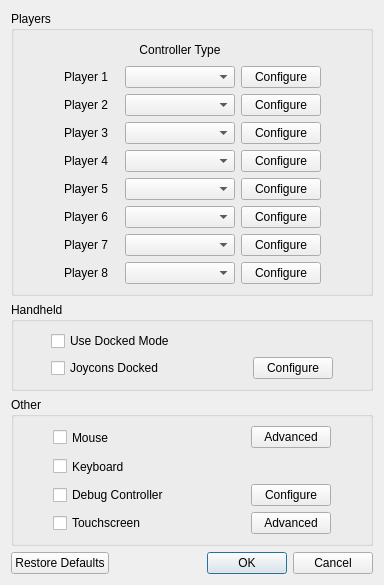
<?xml version="1.0" encoding="UTF-8"?>
<ui version="4.0">
 <class>ConfigureInput</class>
 <widget class="QDialog" name="ConfigureInput">
  <property name="geometry">
   <rect>
    <x>0</x>
    <y>0</y>
    <width>384</width>
    <height>576</height>
   </rect>
  </property>
  <property name="windowTitle">
   <string>Custom Input Settings</string>
  </property>
  <layout class="QVBoxLayout" name="verticalLayout_5">
   <item>
    <layout class="QVBoxLayout" name="verticalLayout">
     <item>
      <widget class="QGroupBox" name="gridGroupBox_1">
       <property name="title">
        <string>Players</string>
       </property>
       <layout class="QGridLayout" name="gridLayout">
        <item row="1" column="2">
         <widget class="QComboBox" name="player1_combobox">
          <property name="minimumSize">
           <size>
            <width>110</width>
            <height>0</height>
           </size>
          </property>
         </widget>
        </item>
        <item row="1" column="3">
         <widget class="QPushButton" name="player1_configure">
          <property name="text">
           <string>Configure</string>
          </property>
         </widget>
        </item>
        <item row="0" column="2">
         <widget class="QLabel" name="label">
          <property name="text">
           <string>Controller Type</string>
          </property>
          <property name="alignment">
           <set>Qt::AlignCenter</set>
          </property>
         </widget>
        </item>
        <item row="2" column="2">
         <widget class="QComboBox" name="player2_combobox">
          <property name="minimumSize">
           <size>
            <width>110</width>
            <height>0</height>
           </size>
          </property>
         </widget>
        </item>
        <item row="3" column="2">
         <widget class="QComboBox" name="player3_combobox">
          <property name="minimumSize">
           <size>
            <width>110</width>
            <height>0</height>
           </size>
          </property>
         </widget>
        </item>
        <item row="4" column="2">
         <widget class="QComboBox" name="player4_combobox">
          <property name="minimumSize">
           <size>
            <width>110</width>
            <height>0</height>
           </size>
          </property>
         </widget>
        </item>
        <item row="5" column="2">
         <widget class="QComboBox" name="player5_combobox">
          <property name="minimumSize">
           <size>
            <width>110</width>
            <height>0</height>
           </size>
          </property>
         </widget>
        </item>
        <item row="6" column="2">
         <widget class="QComboBox" name="player6_combobox">
          <property name="minimumSize">
           <size>
            <width>110</width>
            <height>0</height>
           </size>
          </property>
         </widget>
        </item>
        <item row="7" column="2">
         <widget class="QComboBox" name="player7_combobox">
          <property name="minimumSize">
           <size>
            <width>110</width>
            <height>0</height>
           </size>
          </property>
         </widget>
        </item>
        <item row="8" column="2">
         <widget class="QComboBox" name="player8_combobox">
          <property name="minimumSize">
           <size>
            <width>110</width>
            <height>0</height>
           </size>
          </property>
         </widget>
        </item>
        <item row="2" column="3">
         <widget class="QPushButton" name="player2_configure">
          <property name="text">
           <string>Configure</string>
          </property>
         </widget>
        </item>
        <item row="3" column="3">
         <widget class="QPushButton" name="player3_configure">
          <property name="text">
           <string>Configure</string>
          </property>
         </widget>
        </item>
        <item row="4" column="3">
         <widget class="QPushButton" name="player4_configure">
          <property name="text">
           <string>Configure</string>
          </property>
         </widget>
        </item>
        <item row="5" column="3">
         <widget class="QPushButton" name="player5_configure">
          <property name="text">
           <string>Configure</string>
          </property>
         </widget>
        </item>
        <item row="6" column="3">
         <widget class="QPushButton" name="player6_configure">
          <property name="text">
           <string>Configure</string>
          </property>
         </widget>
        </item>
        <item row="7" column="3">
         <widget class="QPushButton" name="player7_configure">
          <property name="text">
           <string>Configure</string>
          </property>
         </widget>
        </item>
        <item row="8" column="3">
         <widget class="QPushButton" name="player8_configure">
          <property name="text">
           <string>Configure</string>
          </property>
         </widget>
        </item>
        <item row="0" column="0">
         <spacer name="horizontalSpacer">
          <property name="orientation">
           <enum>Qt::Horizontal</enum>
          </property>
          <property name="sizeHint" stdset="0">
           <size>
            <width>40</width>
            <height>20</height>
           </size>
          </property>
         </spacer>
        </item>
        <item row="0" column="4">
         <spacer name="horizontalSpacer_2">
          <property name="orientation">
           <enum>Qt::Horizontal</enum>
          </property>
          <property name="sizeHint" stdset="0">
           <size>
            <width>40</width>
            <height>20</height>
           </size>
          </property>
         </spacer>
        </item>
        <item row="1" column="1">
         <widget class="QLabel" name="label_3">
          <property name="minimumSize">
           <size>
            <width>55</width>
            <height>0</height>
           </size>
          </property>
          <property name="text">
           <string>Player 1</string>
          </property>
         </widget>
        </item>
        <item row="2" column="1">
         <widget class="QLabel" name="label_4">
          <property name="text">
           <string>Player 2</string>
          </property>
         </widget>
        </item>
        <item row="3" column="1">
         <widget class="QLabel" name="label_5">
          <property name="text">
           <string>Player 3</string>
          </property>
         </widget>
        </item>
        <item row="4" column="1">
         <widget class="QLabel" name="label_6">
          <property name="text">
           <string>Player 4</string>
          </property>
         </widget>
        </item>
        <item row="5" column="1">
         <widget class="QLabel" name="label_7">
          <property name="text">
           <string>Player 5</string>
          </property>
         </widget>
        </item>
        <item row="6" column="1">
         <widget class="QLabel" name="label_8">
          <property name="text">
           <string>Player 6</string>
          </property>
         </widget>
        </item>
        <item row="7" column="1">
         <widget class="QLabel" name="label_9">
          <property name="text">
           <string>Player 7</string>
          </property>
         </widget>
        </item>
        <item row="8" column="1">
         <widget class="QLabel" name="label_10">
          <property name="text">
           <string>Player 8</string>
          </property>
         </widget>
        </item>
       </layout>
      </widget>
     </item>
     <item>
      <widget class="QGroupBox" name="gridGroupBox_2">
       <property name="title">
        <string>Handheld</string>
       </property>
       <layout class="QGridLayout" name="gridLayout_2">
        <item row="1" column="2">
         <spacer name="horizontalSpacer_5">
          <property name="orientation">
           <enum>Qt::Horizontal</enum>
          </property>
          <property name="sizeType">
           <enum>QSizePolicy::Fixed</enum>
          </property>
          <property name="sizeHint" stdset="0">
           <size>
            <width>72</width>
            <height>20</height>
           </size>
          </property>
         </spacer>
        </item>
        <item row="1" column="4">
         <spacer name="horizontalSpacer_4">
          <property name="orientation">
           <enum>Qt::Horizontal</enum>
          </property>
          <property name="sizeHint" stdset="0">
           <size>
            <width>40</width>
            <height>20</height>
           </size>
          </property>
         </spacer>
        </item>
        <item row="1" column="3">
         <widget class="QPushButton" name="handheld_configure">
          <property name="text">
           <string>Configure</string>
          </property>
         </widget>
        </item>
        <item row="1" column="0">
         <spacer name="horizontalSpacer_3">
          <property name="orientation">
           <enum>Qt::Horizontal</enum>
          </property>
          <property name="sizeHint" stdset="0">
           <size>
            <width>40</width>
            <height>20</height>
           </size>
          </property>
         </spacer>
        </item>
        <item row="1" column="1">
         <widget class="QCheckBox" name="handheld_connected">
          <property name="text">
           <string>Joycons Docked</string>
          </property>
         </widget>
        </item>
        <item row="0" column="1">
         <widget class="QCheckBox" name="use_docked_mode">
          <property name="text">
           <string>Use Docked Mode</string>
          </property>
         </widget>
        </item>
       </layout>
      </widget>
     </item>
     <item>
      <widget class="QGroupBox" name="gridGroupBox_3">
       <property name="title">
        <string>Other</string>
       </property>
       <layout class="QGridLayout" name="gridLayout_3">
        <item row="1" column="1">
         <widget class="QCheckBox" name="keyboard_enabled">
          <property name="minimumSize">
           <size>
            <width>0</width>
            <height>23</height>
           </size>
          </property>
          <property name="text">
           <string>Keyboard</string>
          </property>
         </widget>
        </item>
        <item row="2" column="1">
         <widget class="QCheckBox" name="debug_enabled">
          <property name="text">
           <string>Debug Controller</string>
          </property>
         </widget>
        </item>
        <item row="3" column="1">
         <widget class="QCheckBox" name="touchscreen_enabled">
          <property name="text">
           <string>Touchscreen</string>
          </property>
         </widget>
        </item>
        <item row="0" column="1">
         <widget class="QCheckBox" name="mouse_enabled">
          <property name="minimumSize">
           <size>
            <width>0</width>
            <height>23</height>
           </size>
          </property>
          <property name="text">
           <string>Mouse</string>
          </property>
         </widget>
        </item>
        <item row="0" column="4">
         <spacer name="horizontalSpacer_7">
          <property name="orientation">
           <enum>Qt::Horizontal</enum>
          </property>
          <property name="sizeHint" stdset="0">
           <size>
            <width>40</width>
            <height>20</height>
           </size>
          </property>
         </spacer>
        </item>
        <item row="0" column="2">
         <spacer name="horizontalSpacer_8">
          <property name="orientation">
           <enum>Qt::Horizontal</enum>
          </property>
          <property name="sizeType">
           <enum>QSizePolicy::Fixed</enum>
          </property>
          <property name="sizeHint" stdset="0">
           <size>
            <width>76</width>
            <height>20</height>
           </size>
          </property>
         </spacer>
        </item>
        <item row="0" column="0">
         <spacer name="horizontalSpacer_6">
          <property name="orientation">
           <enum>Qt::Horizontal</enum>
          </property>
          <property name="sizeHint" stdset="0">
           <size>
            <width>40</width>
            <height>20</height>
           </size>
          </property>
         </spacer>
        </item>
        <item row="3" column="3">
         <widget class="QPushButton" name="touchscreen_advanced">
          <property name="text">
           <string>Advanced</string>
          </property>
         </widget>
        </item>
        <item row="2" column="3">
         <widget class="QPushButton" name="debug_configure">
          <property name="text">
           <string>Configure</string>
          </property>
         </widget>
        </item>
        <item row="0" column="3">
         <widget class="QPushButton" name="mouse_advanced">
          <property name="text">
           <string>Advanced</string>
          </property>
         </widget>
        </item>
       </layout>
      </widget>
     </item>
     <item>
      <spacer name="verticalSpacer">
       <property name="orientation">
        <enum>Qt::Vertical</enum>
       </property>
       <property name="sizeHint" stdset="0">
        <size>
         <width>20</width>
         <height>40</height>
        </size>
       </property>
      </spacer>
     </item>
     <item>
      <layout class="QHBoxLayout" name="horizontalLayout">
       <item>
        <widget class="QPushButton" name="restore_defaults_button">
         <property name="text">
          <string>Restore Defaults</string>
         </property>
        </widget>
       </item>
       <item>
        <spacer name="horizontalSpacer_9">
         <property name="orientation">
          <enum>Qt::Horizontal</enum>
         </property>
         <property name="sizeHint" stdset="0">
          <size>
           <width>40</width>
           <height>20</height>
          </size>
         </property>
        </spacer>
       </item>
       <item>
        <widget class="QDialogButtonBox" name="buttonBox">
         <property name="standardButtons">
          <set>QDialogButtonBox::Cancel|QDialogButtonBox::Ok</set>
         </property>
        </widget>
       </item>
      </layout>
     </item>
    </layout>
   </item>
  </layout>
 </widget>
 <resources/>
 <connections>
  <connection>
   <sender>buttonBox</sender>
   <signal>accepted()</signal>
   <receiver>ConfigureInput</receiver>
   <slot>accept()</slot>
   <hints>
    <hint type="sourcelabel">
     <x>294</x>
     <y>553</y>
    </hint>
    <hint type="destinationlabel">
     <x>191</x>
     <y>287</y>
    </hint>
   </hints>
  </connection>
  <connection>
   <sender>buttonBox</sender>
   <signal>rejected()</signal>
   <receiver>ConfigureInput</receiver>
   <slot>reject()</slot>
   <hints>
    <hint type="sourcelabel">
     <x>294</x>
     <y>553</y>
    </hint>
    <hint type="destinationlabel">
     <x>191</x>
     <y>287</y>
    </hint>
   </hints>
  </connection>
 </connections>
</ui>
